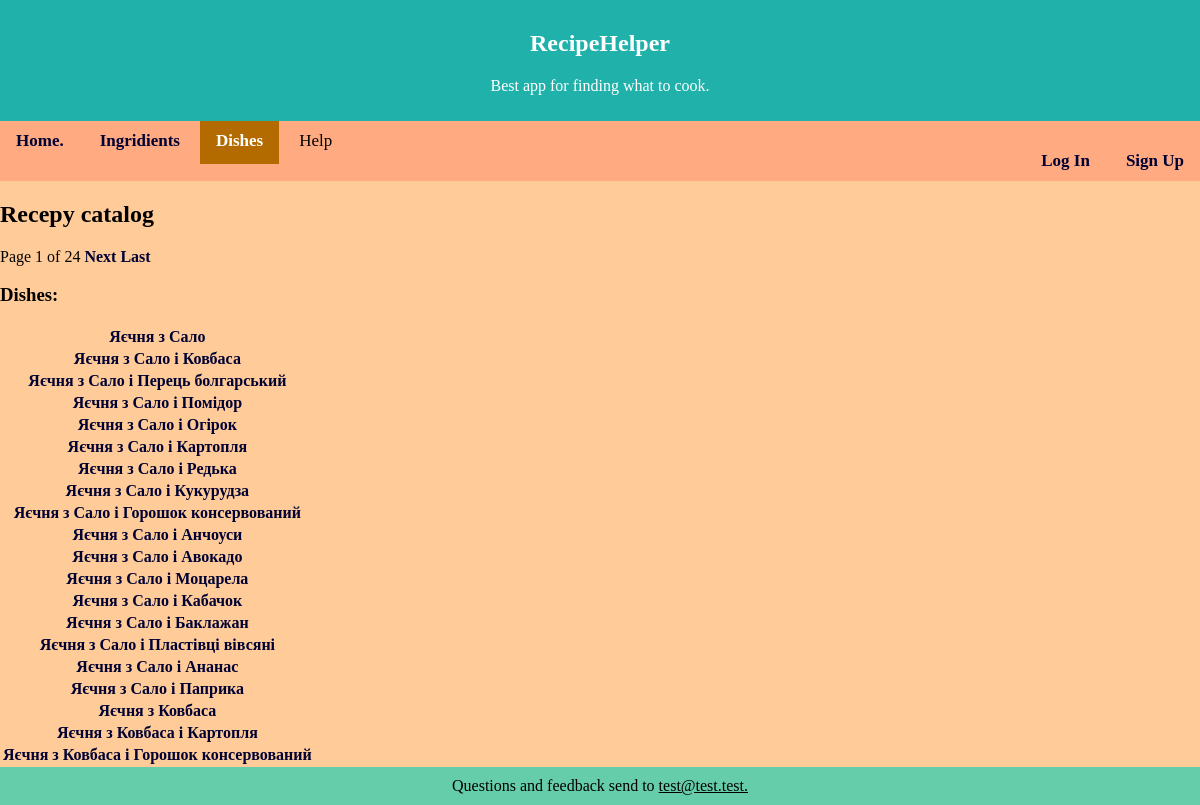
/recipe/, run on an earlier commit of the app's database.
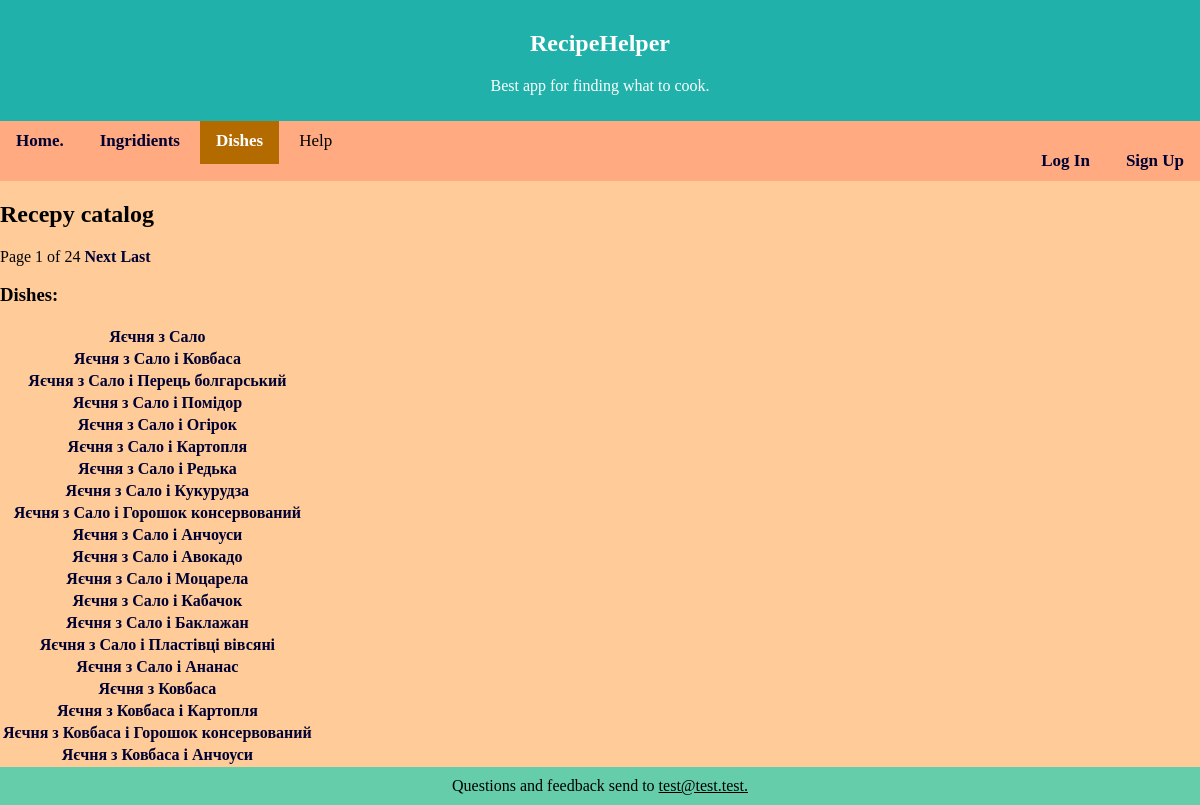
And on a later commit of the database.
### Picker/models.py (models this page shows, shortened)
class Dish(models.Model):
    name = models.CharField(max_length = 100)
    description = models.TextField(blank=True, default='')

### Picker/views.py (the view, shortened to what this page needs)
# urls.py: path('recipe/', views.catalog_recipe, name='catalog'),
def catalog_recipe(request):
    dish_list = Dish.objects.all().order_by('id')
    paginator = Paginator(dish_list, 20)
    page = request.GET.get('page')
    menu = paginator.get_page(page)
    template = loader.get_template('catalog.html')
    context = {
        'menu': menu,
    }
    return HttpResponse(template.render(context, request))

### templates/catalog.html (shortened to what this page needs)
{% extends 'base.html' %}
{% load static %}
{% block nav %}
    <a href="{% url 'index' %}">Home.</a>
    <a href="{% url 'ing_cat' %}">Ingridients</a>
    <a class="active" href="{% url 'catalog' %}">Dishes</a>
    <a>Help</a>
{% endblock %}
{% block content %}
<h2>Recepy catalog</h2>
<div class="pagination">
    <span class="step-links">
        <span class="current">
            Page {{ menu.number }} of {{ menu.paginator.num_pages }}
        </span>
        {% if menu.has_next %}
            <a href="?page={{ menu.next_page_number }}">Next</a>
            <a href="?page={{ menu.paginator.num_pages }}">Last</a>
        {% endif %}
    </span>
</div>
<h3>Dishes:</h3>
{% if menu %}
<table>
    {% for dish in menu %}
    <tr>
    <th><a href="/recipe/{{ dish.id }} "> {{ dish.name }} </a></th>
    </tr>
    {% endfor %}
</table>
{% endif %}
{% endblock %}

What changed in the data, as far as the page shows it:
removed Dish: name "Яєчня з Сало і Паприка"
now on this page (row unchanged): Dish: name "Яєчня з Ковбаса і Анчоуси"
